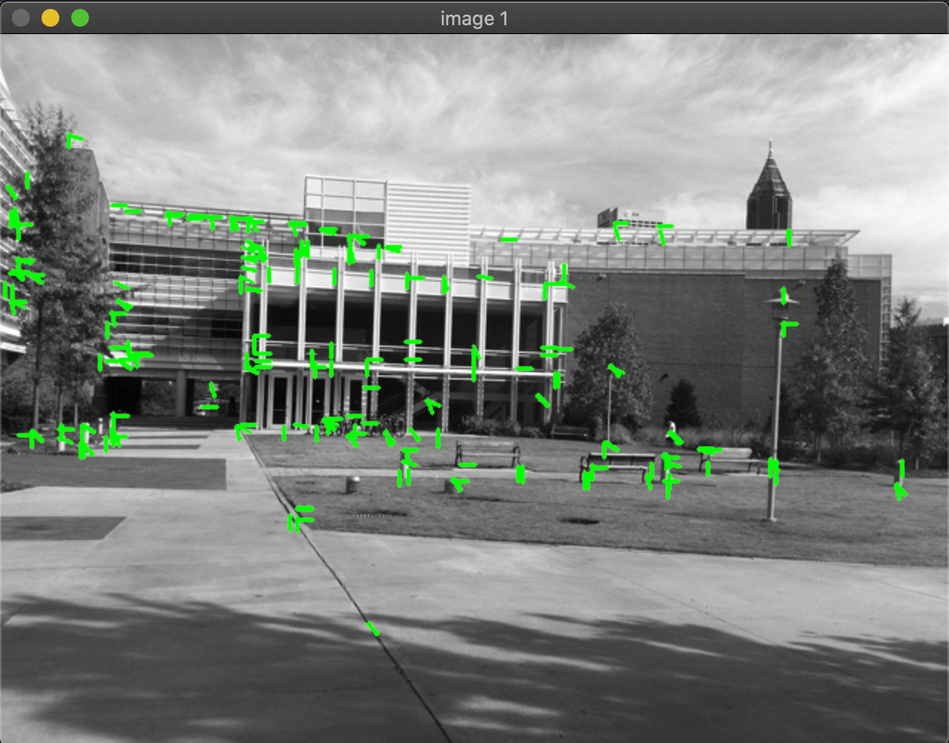
#> input picture PS4/SIFT/images/ps4-2-1_simA.png, 949 x 743 px, shrunk from 1280 x 1002 before the run
$ python feature_point_angle.py images/ps4-2-1_simA.png
#> lines starting #> are read from the running program, lines starting #| are printed output that depends on the picture
### PS4/SIFT/ps12.py
import numpy as np
import cv2 as cv
import sys
from matplotlib import pyplot as plt
from mpl_toolkits.mplot3d import Axes3D
from matplotlib import cm
from matplotlib.ticker import LinearLocator, FormatStrFormatter

min_d = sys.maxsize
max_d  = -sys.maxsize -1


#function thresholds the image to values between 0 and 255
#input  :     image , maximum value in the image
#output :     thresholded image


# [5 lines left out: function threshold_image, not called in this run]


def wait():
    cv.waitKey(0)

#function to display the image
#input  :     string for the window , image to display
#output :     none

def display_image( description, img):
    cv.imshow(description, img)
    cv.waitKey(0)

def save_image(description,img):
    file_name =description + ".png"
    cv.imwrite(file_name, img)


#function to display 3d plot of the hough transform
#input  :     hough accumulator array
#output :     none


# [119 lines left out: functions plot_3d_graphs, detect_line_in_image, hough_transform, not called in this run]


    # hough_space array contains the values of the hough transform
    #plot_graphs_3d(hough_space,min_d,max_d)

### PS4/SIFT/feature_point_angle.py
import numpy as np
import cv2 as cv
import sys
import ps12 as ps


def draw_line(description,angle, corners, img):
    for i in range(0, len(corners)):
        x1 = int(corners[i][1])
        y1 = int(corners[i][0])


        x2 = int(x1 + 10*np.cos(angle[y1,x1]))
        y2 = int(y1 + 10*np.sin(angle[y1,x1]))
        cv.line(img,(x1,y1), (x2,y2),(0,255,0),2)
    ps.display_image(description, img)

#function to calculate the harris corners
#input      img and the window size
#output     corners image

def harris_Corners(img, window_size):
    """ Harris corners function takes the image and builds the R corner
    response image"""
    smooth = cv.GaussianBlur(img,(3,3),0)
    gray = cv.cvtColor(smooth, cv.COLOR_BGR2GRAY)
    grad_x =  cv.Sobel(gray,-1,1,0,ksize = 3)
    grad_y =  cv.Sobel(gray,-1,0,1,ksize = 3)

    h,w = grad_x.shape
    corners = np.zeros((h,w), dtype = np.float64)
    grad_x = grad_x.astype(np.float64)
    grad_y = grad_y.astype(np.float64)

    grad_xx = grad_x**2
    grad_xx = cv.GaussianBlur(grad_xx,(3,3),0.5)
    grad_yy = grad_y**2
    grad_yy = cv.GaussianBlur(grad_yy,(3,3),0.5)
    grad_xy = grad_x *grad_y
    grad_xy = cv.GaussianBlur(grad_xy, (3,3), 0.5)


    offset = int(window_size/2)
    for i in range(offset, h-offset):
        for j in range(offset, w-offset):
            temp1 = grad_xx[i-offset:i+offset+1, j-offset:j+offset+1]
            temp2 = grad_yy[i-offset:i+offset+1, j-offset:j+offset+1]
            temp3 = grad_xy[i-offset:i+offset+1, j-offset:j+offset+1]
            a = np.sum(temp1)
            b = np.sum(temp2)
            c= np.sum(temp3)
            det  = a*b - (c*c)
            trace = a+b
            R = det - 0.04*(trace**2)
            corners[i,j] = R

    return corners


def thresholding_and_non_maximum_supression(corners, img):

    harris = np.asarray(corners)
    threshold = 0.1*np.amax(corners)
    max_overlap =8
    max_overlap*=max_overlap
    h,w = corners.shape
    window = 8
    offset =  window//2
    corner_ptr = []
    pick = []
    for m in range(offset , h-offset, offset):
        for n in range(offset, w-offset, offset):
            #window extracted
            temp =  harris[m-offset:m+offset, n-offset:n+offset]
            a,b  = np.nonzero(temp > threshold )
            if (len(a) >0):
                temp3 = temp[a,b]
                list1 = np.ones((len(a), 3))

                supress = []
                list1[:, 0] = a; list1[:,1] = b; list1[:, 2] =temp3;

                ind = np.argsort( list1[:,2] ); list1 = list1[ind]
                list1[:,2] = list1[:,2]//list1[0,2];

                #breakpoint()

                while(len(list1) > 0):
                    last = len(list1) - 1;
                    cor = np.copy(list1[last]);
                    i = list1[last]; cor[0]+=(m-offset); cor[1]+=(n-offset); b
                    #breakpoint()
                    pick.append(cor)
                    supress= [last]
                    temp_list = np.copy(list1[0:last])
                    temp_list[:,0]-=i[0]
                    temp_list[:,0]**=2
                    temp_list[:,1]-=i[1]
                    temp_list[:,1]**=2
                    list2 = np.copy(temp_list[:,0]+ temp_list[:, 1])
                    pos = np.nonzero(list2 <= max_overlap)
                    list1 = np.delete(list1, supress, 0)

                    list1 = np.delete(list1,pos, 0);


    key_points = np.ones((len(pick), 3))
    for i in range(len(pick)):
        key_points[i] = pick[i]
    ind = np.argsort( key_points[:,2] ); key_points = key_points[ind]
    return key_points[0:500]

def calculate_descriptors(description,img1):
    gray = cv.cvtColor(img1, cv.COLOR_BGR2GRAY)

    sift = cv.xfeatures2d.SIFT_create()

    grad_x =  cv.Sobel(gray,-1,1,0,ksize = 3)
    grad_y =  cv.Sobel(gray,-1,0,1,ksize = 3)
    corners = harris_Corners(img1,5)

    corner_ptr = thresholding_and_non_maximum_supression(corners, img1)

    angle = np.arctan2(grad_y, grad_x)
    draw_line(description,angle,corner_ptr, img1)


def main(argv):

    if(len(argv) < 1):
        print("not enough parameters\n")
        print("usage PS1-1.py <path to image>\n")
        return -1


    img1 = cv.imread(argv[0],cv.IMREAD_COLOR)
#> img1 is the input picture: shape (743, 949, 3); mean B, G, R 125.5, 130.3, 125.5
    if img1 is None:
        print("Error opening image\n")
        return -1
    calculate_descriptors("image 1", img1)
#> in calculate_descriptors, `grad_x =  cv.Sobel(gray,-1,1,0,ksize = 3)`:
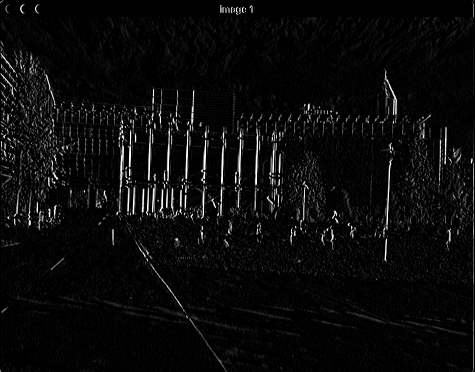
#> grad_x: shape (743, 949) (shown at 1/2 size); min 0, max 255, mean 10.7
#> in harris_Corners, `grad_y =  cv.Sobel(gray,-1,0,1,ksize = 3)`:
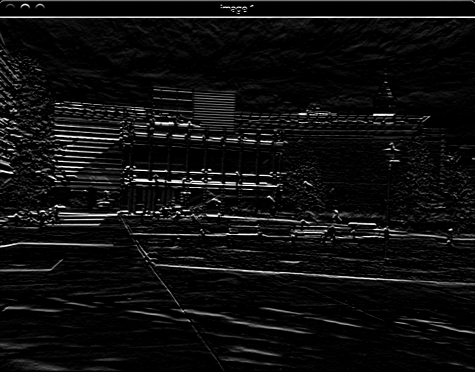
#> grad_y: shape (743, 949) (shown at 1/2 size); min 0, max 255, mean 15
#> in harris_Corners, `grad_yy = grad_y**2`:
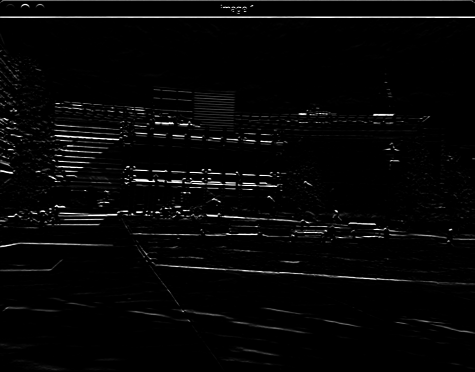
#> grad_yy: shape (743, 949) float64 (shown at 1/2 size); min 0, max 65025, mean 1701.7; drawn with min black and max white
#> in harris_Corners, `grad_xy = grad_x *grad_y`:
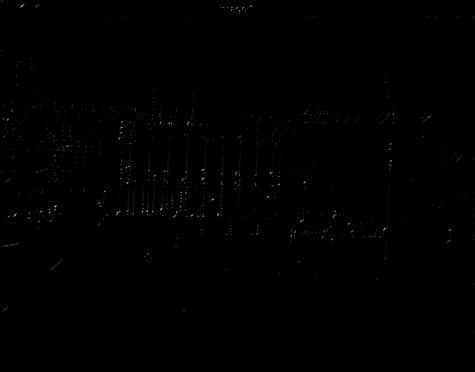
#> grad_xy: shape (743, 949) float64 (shown at 1/2 size); min 0, max 65025, mean 171.8; drawn with min black and max white
#> after the loop in harris_Corners, `for i in range(offset, h-offset):`:
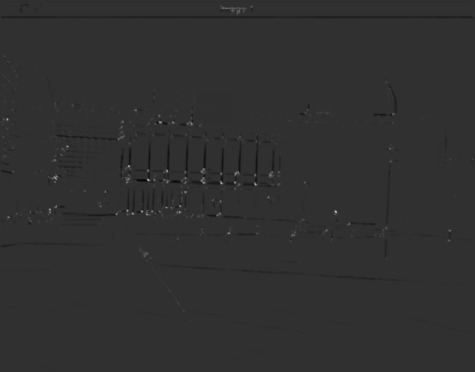
#> corners: shape (743, 949) float64 (shown at 1/2 size); min -9.04e+10, max 3.89e+11, mean -251461477.4; drawn with min black and max white
#> in thresholding_and_non_maximum_supression, `threshold = 0.1*np.amax(corners)`: threshold = 3.89e+10
#> after the loop in thresholding_and_non_maximum_supression, `for m in range(offset , h-offset, offset):`: pick = 1161 items, first 6: [11, 442, 1], [11, 442, 1], [12, 442, 1], [15, 447, 2], [15, 447, 2], [15, 448, 2]
#> in thresholding_and_non_maximum_supression, `key_points = np.ones((len(pick), 3))`: key_points = 1161 rows, first 8: [1, 1, 1], [1, 1, 1], [1, 1, 1], [1, 1, 1], [1, 1, 1], [1, 1, 1], [1, 1, 1], [1, 1, 1]
#> after the loop in thresholding_and_non_maximum_supression, `for i in range(len(pick)):`: key_points = 1161 rows, first 8: [11, 442, 1], [11, 442, 1], [12, 442, 1], [15, 447, 2], [15, 447, 2], [15, 448, 2], [15, 452, 1], [15, 457, 1]
#> in thresholding_and_non_maximum_supression, `ind = np.argsort(key_points[:, 2])`: ind = 1161 values, max 1160 at index 650, min 0 at index 586, mean 580
#> in thresholding_and_non_maximum_supression, `key_points = key_points[ind]`: key_points = 1161 rows, first 8: [477, 663, 1], [477, 664, 1], [477, 664, 1], [479, 898, 1], [479, 898, 1], [478, 355, 1], [478, 355, 1], [478, 356, 1]
#> in calculate_descriptors, `corner_ptr = thresholding_and_non_maximum_supression(corners, img1)`: corner_ptr = 500 rows, first 8: [477, 663, 1], [477, 664, 1], [477, 664, 1], [479, 898, 1], [479, 898, 1], [478, 355, 1], [478, 355, 1], [478, 356, 1]
#> in calculate_descriptors, `angle = np.arctan2(grad_y, grad_x)`:
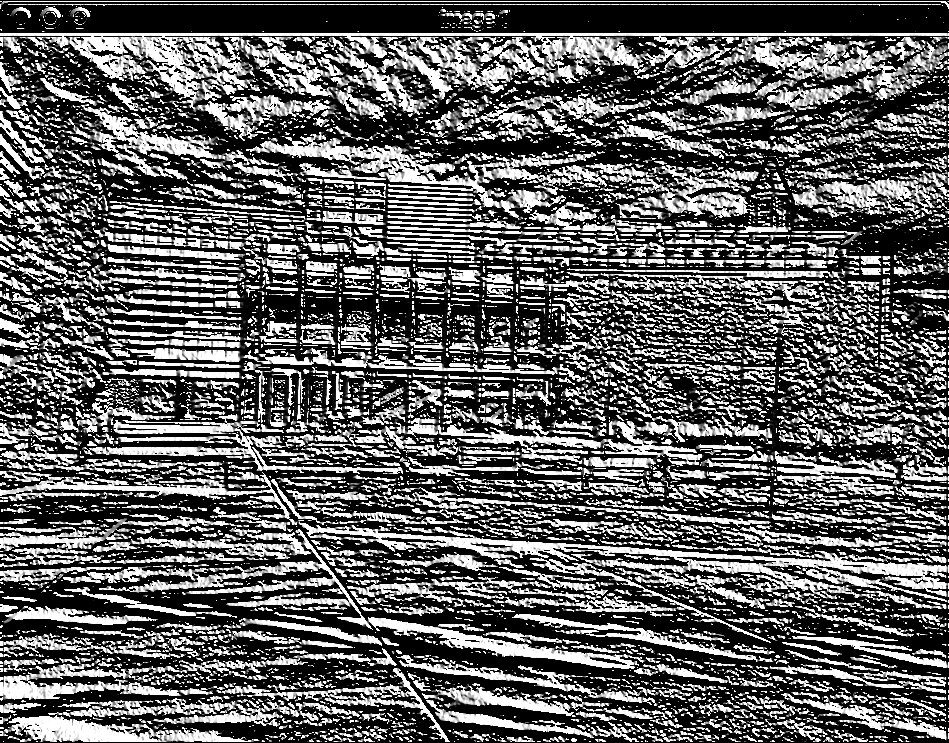
#> angle: shape (743, 949) float16; min 0, max 1.57, mean 0.591; drawn with min black and max white
#> the loop in draw_line, `for i in range(0, len(corners)):` made 500 passes
#> (x1, y1, x2, y2) on passes 1 to 3: (663, 477, 672, 481), (664, 477, 673, 479), (664, 477, 673, 479)


# if someone import this module then this line makes sure that it does not Run
# on its own
if __name__ == "__main__":
    main(sys.argv[1:])

$ run again, on PS4/SIFT/images/ps4-2-1_transA.png
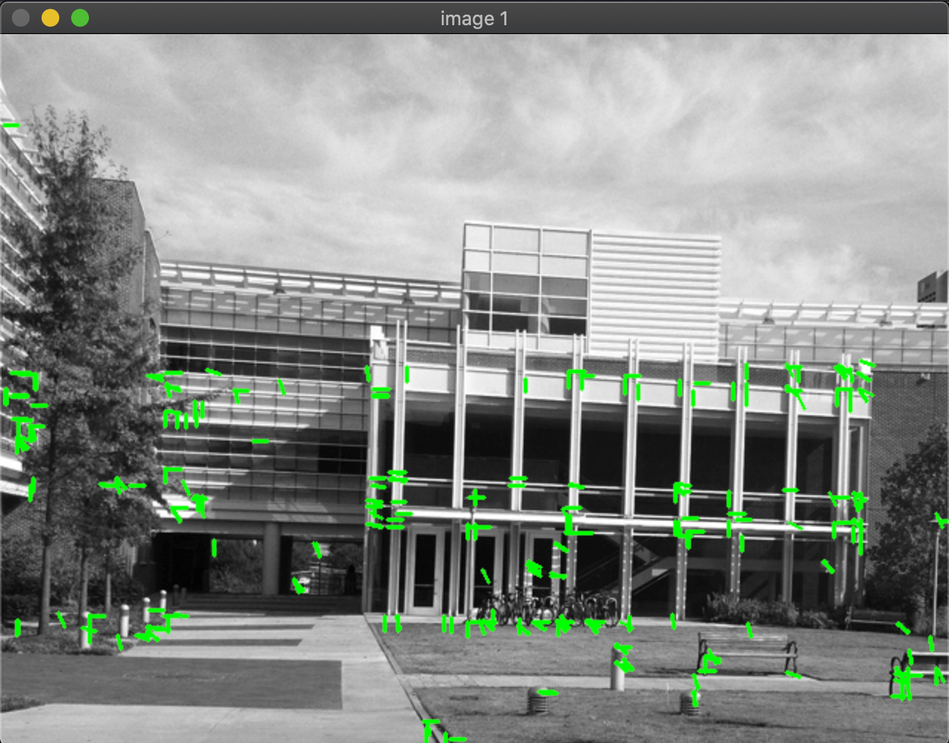
#> input picture PS4/SIFT/images/ps4-2-1_transA.png, 949 x 743 px, shrunk from 1280 x 1002 before the run
#> in main, img1 is the input picture: shape (743, 949, 3); mean B, G, R 133, 138.2, 133.1
#> after the loop in harris_Corners, `for i in range(offset, h-offset):`:
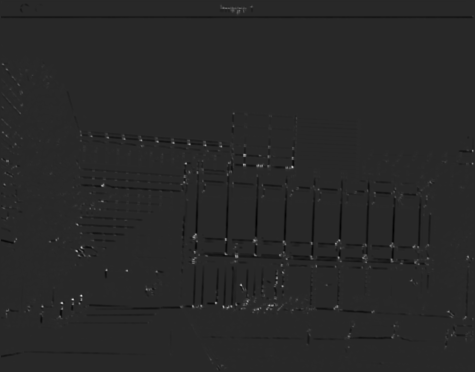
#> corners: shape (743, 949) float64 (shown at 1/2 size); min -7.3e+10, max 3.81e+11, mean -453612715; drawn with min black and max white
#> threshold = 3.81e+10
#> after the loop in thresholding_and_non_maximum_supression, `for m in range(offset , h-offset, offset):`: pick = 2093 items, first 6: [11, 442, 1], [11, 442, 1], [12, 442, 1], [15, 447, 3], [15, 447, 2], [15, 448, 2]
#> in thresholding_and_non_maximum_supression, `key_points = np.ones((len(pick), 3))`: key_points = 2093 rows, first 8: [1, 1, 1], [1, 1, 1], [1, 1, 1], [1, 1, 1], [1, 1, 1], [1, 1, 1], [1, 1, 1], [1, 1, 1]
#> after the loop in thresholding_and_non_maximum_supression, `for i in range(len(pick)):`: key_points = 2093 rows, first 8: [11, 442, 1], [11, 442, 1], [12, 442, 1], [15, 447, 3], [15, 447, 2], [15, 448, 2], [15, 452, 1], [15, 457, 1]
#> ind = 2093 values, max 2092 at index 849, min 0 at index 436, mean 1046
#> in thresholding_and_non_maximum_supression, `key_points = key_points[ind]`: key_points = 2093 rows, first 8: [440, 251, 1], [420, 200, 1], [420, 199, 1], [419, 200, 1], [436, 162, 1], [436, 162, 1], [436, 14, 1], [436, 14, 1]
#> corner_ptr = 500 rows, first 8: [440, 251, 1], [420, 200, 1], [420, 199, 1], [419, 200, 1], [436, 162, 1], [436, 162, 1], [436, 14, 1], [436, 14, 1]
#> in calculate_descriptors, `angle = np.arctan2(grad_y, grad_x)`:
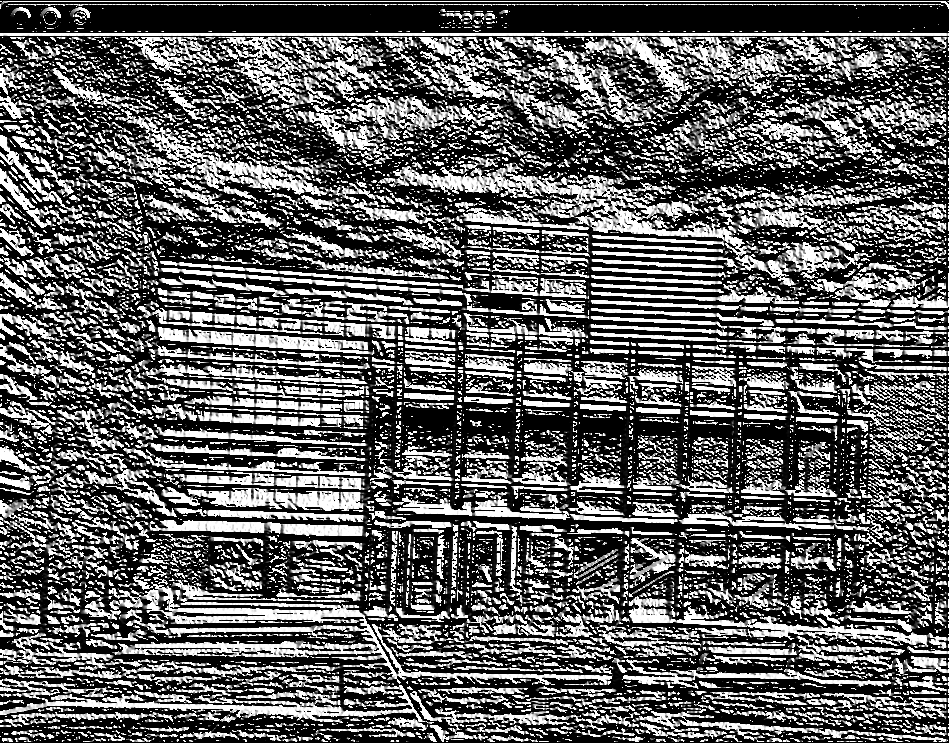
#> angle: shape (743, 949) float16; min 0, max 1.57, mean 0.594; drawn with min black and max white
#> the loop in draw_line, `for i in range(0, len(corners)):` made 500 passes
#> (x1, y1, x2, y2) on passes 1 to 3: (251, 440, 261, 440), (200, 420, 200, 429), (199, 420, 208, 422)

$ run again, on PS4/SIFT/images/ps4-2-1_transB.png
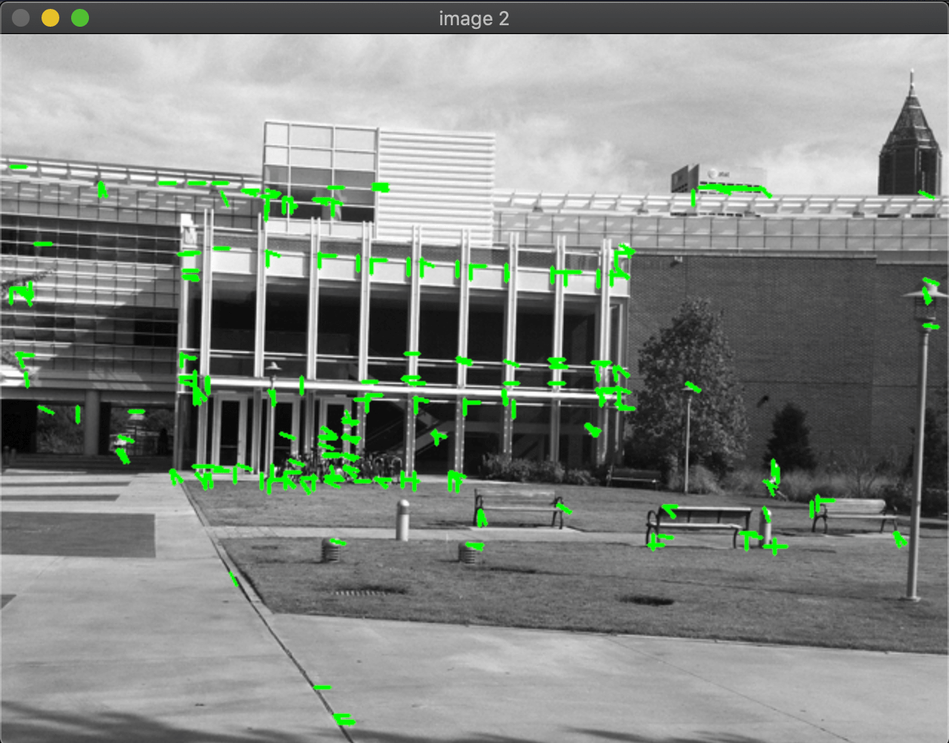
#> input picture PS4/SIFT/images/ps4-2-1_transB.png, 949 x 743 px, shrunk from 1280 x 1002 before the run
#> in main, img1 is the input picture: shape (743, 949, 3); mean B, G, R 130.1, 134.9, 130.1
#> after the loop in harris_Corners, `for i in range(offset, h-offset):`:
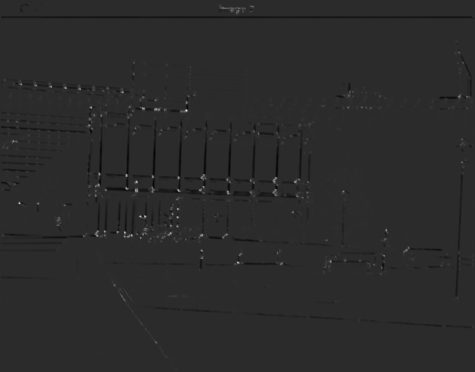
#> corners: shape (743, 949) float64 (shown at 1/2 size); min -7.01e+10, max 3.36e+11, mean -552830386.3; drawn with min black and max white
#> threshold = 3.36e+10
#> after the loop in thresholding_and_non_maximum_supression, `for m in range(offset , h-offset, offset):`: pick = 1822 items, first 6: [11, 440, 1], [11, 440, 1], [11, 502, 1], [11, 502, 1], [12, 439, 1], [15, 443, 1]
#> in thresholding_and_non_maximum_supression, `key_points = np.ones((len(pick), 3))`: key_points = 1822 rows, first 8: [1, 1, 1], [1, 1, 1], [1, 1, 1], [1, 1, 1], [1, 1, 1], [1, 1, 1], [1, 1, 1], [1, 1, 1]
#> after the loop in thresholding_and_non_maximum_supression, `for i in range(len(pick)):`: key_points = 1822 rows, first 8: [11, 440, 1], [11, 440, 1], [11, 502, 1], [11, 502, 1], [12, 439, 1], [15, 443, 1], [15, 446, 3], [15, 446, 3]
#> ind = 1822 values, max 1821 at index 392, min 0 at index 391, mean 910.5
#> in thresholding_and_non_maximum_supression, `key_points = key_points[ind]`: key_points = 1822 rows, first 8: [364, 616, 1], [368, 592, 1], [368, 592, 1], [370, 556, 1], [375, 303, 1], [371, 180, 1], [368, 29, 1], [368, 29, 1]
#> corner_ptr = 500 rows, first 8: [364, 616, 1], [368, 592, 1], [368, 592, 1], [370, 556, 1], [375, 303, 1], [371, 180, 1], [368, 29, 1], [368, 29, 1]
#> in calculate_descriptors, `angle = np.arctan2(grad_y, grad_x)`:
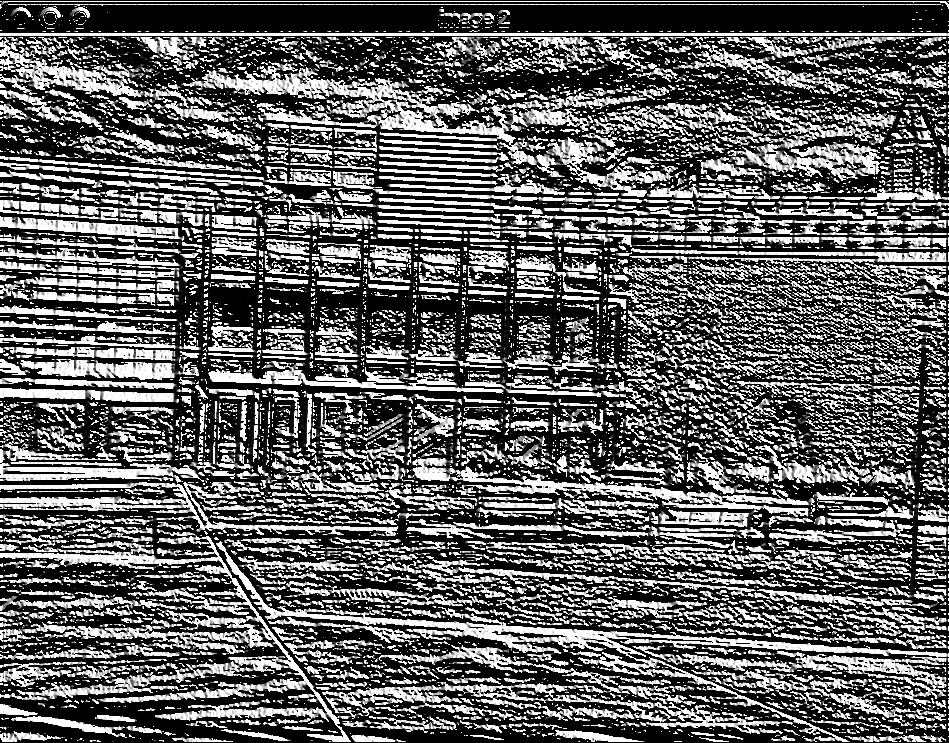
#> angle: shape (743, 949) float16; min 0, max 1.57, mean 0.592; drawn with min black and max white
#> the loop in draw_line, `for i in range(0, len(corners)):` made 500 passes
#> (x1, y1, x2, y2) on passes 1 to 3: (616, 364, 623, 370), (592, 368, 602, 368), (592, 368, 602, 368)
